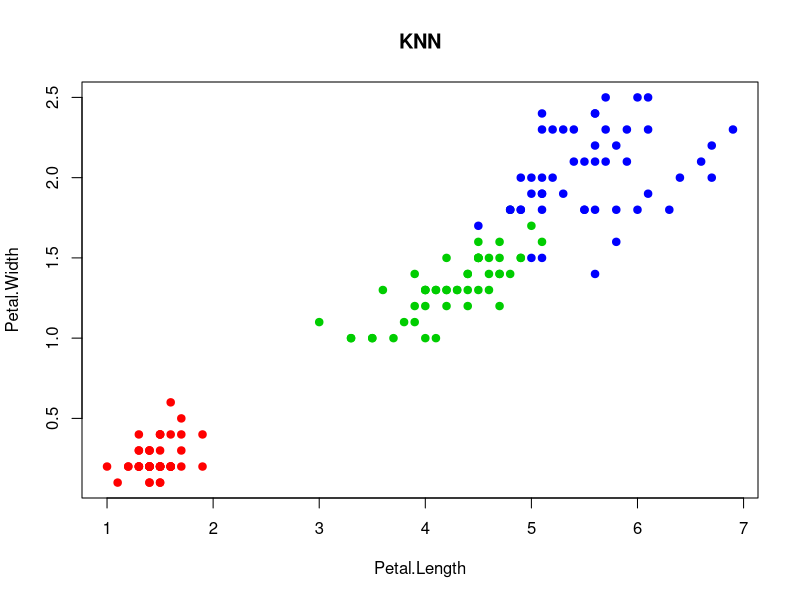

R code for this plot:
euclDistance = function(u,v){
  sqrt(sum((u-v)^2))
}
sortObjectsByDist = function(xl,z, metricFunction = euclDistance){
  l = dim(xl)[1]       #число элементов в выборке
  n = dim(xl)[2] - 1   #число признаков объекта
  print(l)
  distances = matrix(NA, l, 2) #матрица расстояний
  
  for(i in 1:l){
    print(i)
    distances[i, ] = c(i, metricFunction(xl[i, 1:n], z))
  }
  orderedXl = xl[order(distances[, 2]), ]
  return (orderedXl)
}

kNN = function(xl,z,k,orderedXl){
  n = dim(orderedXl)[2] - 1
  classes = orderedXl[1:k, n+1]
  counts = table(classes)
  class = names(which.max(counts))
  return (class)
}

LOO = function(xl){
  l = dim(xl)[1]-1
  print(l)
  err = array(0, 150)
  for(j in 1:l){
    orderedXl = sortObjectsByDist(xl[-j,], c(xl[j, 1], xl[j, 2]))
    for(i in 1:l){
      class = kNN(xl[-j,], c(xl[j, 1], xl[j, 2]), i, orderedXl)
      if(class != xl[j, 3]){
        err[j] = err[j] + 1
      }
    }
  }
  return(err)
}
xl=iris[,3:5]
print(LOO(xl))
colors = c("setosa" = "red", "versicolor" = "green3", "virginica" = "blue")
plot(iris[, 3:4], pch = 21, bg = colors[iris$Species],
     col = colors[iris$Species], main="KNN")
